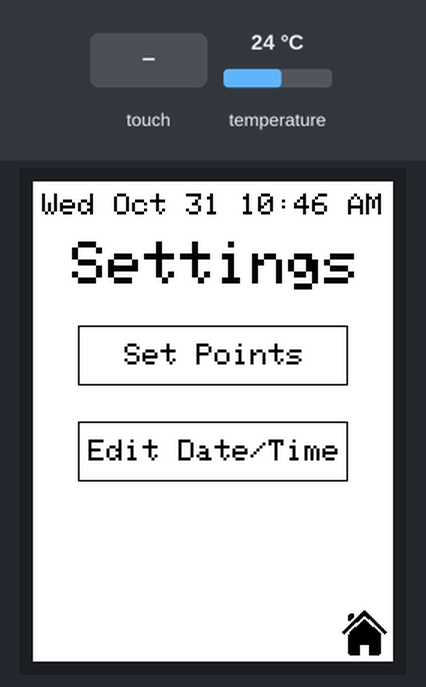
This sketch was run on a simulated Arduino Uno, built with avr-gcc and run on an emulated ATmega328P. Shown: 240×320 colour display. Inputs (shaded band) come from the test bench; at power-on: temperature 24 °C. What the sketch prints to the serial monitor is not drawn.

Above: at 1.4 s.
1.5 s: touch panel pressed at 13 % / 10 % of its raw x / y range
At 2.6 s:
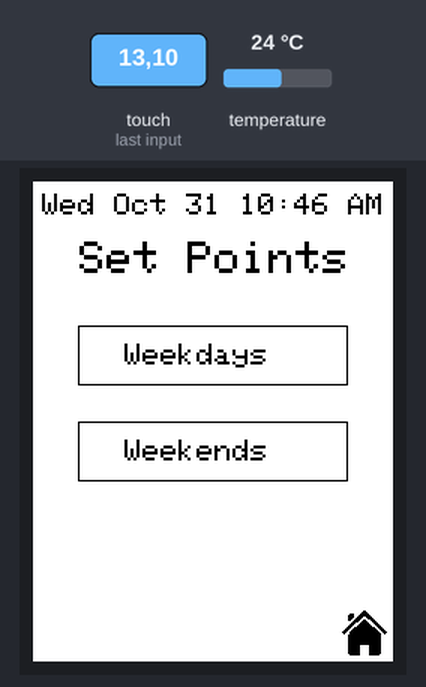
At 5.1 s:
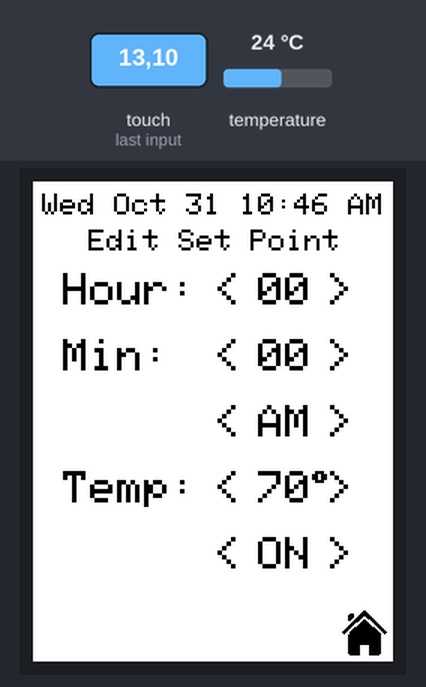
Timing chart, 0 to 6.6 s (numbered marks = the images above; inputs shaded):
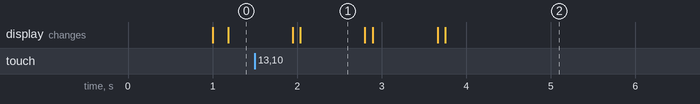

The sketch:

thermostat.ino
```cpp
/***************************************************
Arduino Thermostat
****************************************************/

#include <Adafruit_GFX.h>    // Core graphics library
#include <SPI.h>       // this is needed for display
#include <Adafruit_ILI9341.h>
#include <Wire.h>      // this is needed for FT6206
#include <Adafruit_FT6206.h>
#include <OneWire.h>   //for thermo
#include <DallasTemperature.h> //for thermo
#include <EEPROM.h> //for mem

// Color definitions
#define BLACK    0x0000
#define BLUE     0x001F
#define RED      0xF800
#define GREEN    0x07E0
#define CYAN     0x07FF
#define MAGENTA  0xF81F
#define YELLOW   0xFFE0
#define WHITE    0xFFFF
#define ONE_WIRE_BUS 5 //pin for thermo
// mem addresses of set points in eeprom
#define eeAddress0 = 0
#define eeAddress1 = sizeof(setPoint)
#define eeAddress2 = 2*sizeof(setPoint)
#define eeAddress3 = 3*sizeof(setPoint)
#define eeAddress4 = 4*sizeof(setPoint)
#define eeAddress5 = 5*sizeof(setPoint)
#define eeAddress6 = 6*sizeof(setPoint)
#define eeAddress7 = 7*sizeof(setPoint)

/* touch zone sizes */
uint16_t arrowSize3[] = {15, 21}; //width, height of a size 3 arrow
uint16_t bitmapLogoSize[] = {30, 30};
uint16_t settingsButtonSize[] = {180, 40};
uint16_t setPointButtonSize[] = {220, 20};

/* touch zone origins (top left corner) */
uint16_t home_setLeftArrow[] = {60, 176}; uint16_t home_setRightArrow[] = {138, 176};
uint16_t home_modeLeftArrow[] = {49, 240}; uint16_t home_modeRightArrow[] = {153, 240};
uint16_t home_holdButton[] = {0,0};

uint16_t settings_setPoints[] = {30, 96};
uint16_t settings_editTime[] = {30, 160};

uint16_t setPoints_weekdays[] = {30, 96};
uint16_t setPoints_weekends[] = {30, 160};

uint16_t edit_HourArrows[][2] = {{120, 61}, {177, 61}};
uint16_t edit_MinArrows[][2] = {{120, 105}, {177, 105}};
uint16_t edit_HalfArrows[][2] = {{120, 149}, {177, 149}};
uint16_t edit_TempArrows[][2] = {{120, 193}, {177, 193}};
uint16_t edit_StatusArrows[][2] = {{120, 237}, {177, 237}};

//first index is which button, second index is which x/y coord
uint16_t setPointPos[][2] = {{8, 118}, {8, 158}, {8, 198}, {8, 238}};

uint16_t br_cornerButton[] = {206, 286};

/* global information variables */
uint16_t backgroundColor = WHITE;
String screenState = "";
int setTemp = 75;
int currentTemp = 0;
int oldTemp = 0;
String dateTime = "Wed Oct 31 10:46 AM";
String modes[] = {"A/C", "HEAT", "AUTO", "OFF"};
int currentModeIndex = 0;

//mem variables
struct setPoint {
 int hour;
 int minute;
 bool half;
 int temp;
 bool status;
};

setPoint setPoints[8];

//variabled for thermo
OneWire oneWire(ONE_WIRE_BUS);
DallasTemperature sensors(&oneWire);

// home button bitmap
const unsigned char homeButton [] PROGMEM = {
// 'dynnamitt_home, 30x30px
0x00, 0x03, 0x00, 0x00, 0x00, 0x07, 0x80, 0x00, 0x07, 0x0f, 0xc0, 0x00, 0x0f, 0x1f, 0xe0, 0x00,
0x0f, 0x3c, 0xf0, 0x00, 0x0e, 0x78, 0x78, 0x00, 0x0c, 0xf3, 0x1c, 0x00, 0x01, 0xe7, 0x8e, 0x00,
0x03, 0x8f, 0xc7, 0x00, 0x07, 0x1f, 0xe3, 0x80, 0x0e, 0x3f, 0xf1, 0xc0, 0x1c, 0xff, 0xfc, 0xe0,
0x39, 0xff, 0xfe, 0x70, 0x73, 0xff, 0xff, 0x38, 0xe7, 0xff, 0xff, 0x9c, 0x47, 0xff, 0xff, 0xc8,
0x0f, 0xff, 0xff, 0xc0, 0x0f, 0xff, 0xff, 0xc0, 0x0f, 0xff, 0xff, 0xc0, 0x0f, 0xff, 0xff, 0xc0,
0x0f, 0xff, 0xff, 0xc0, 0x0f, 0xff, 0xff, 0xc0, 0x0f, 0xff, 0xff, 0xc0, 0x0f, 0xf0, 0x3f, 0xc0,
0x0f, 0xf0, 0x3f, 0xc0, 0x0f, 0xf0, 0x3f, 0xc0, 0x0f, 0xf0, 0x3f, 0xc0, 0x0f, 0xf0, 0x3f, 0xc0,
0x0f, 0xf0, 0x3f, 0xc0, 0x07, 0xf0, 0x3f, 0x80
};


// settings button
const unsigned char settingsButton [] PROGMEM = {
// 'Settings_black-512, 30x30px
0x00, 0x00, 0x00, 0x00, 0x00, 0x00, 0x00, 0x00, 0x00, 0x18, 0x60, 0x00, 0x00, 0x78, 0x78, 0x00,
0x00, 0xfc, 0xfc, 0x00, 0x00, 0xff, 0xfc, 0x00, 0x00, 0xff, 0xfc, 0x00, 0x00, 0xff, 0xfc, 0x00,
0x0f, 0xff, 0xff, 0xc0, 0x1f, 0xfc, 0xff, 0xe0, 0x1f, 0xf0, 0x3f, 0xe0, 0x3f, 0xe0, 0x1f, 0xf0,
0x3f, 0xc0, 0x0f, 0xf0, 0x0f, 0xc0, 0x07, 0xe0, 0x07, 0x80, 0x07, 0x80, 0x07, 0x80, 0x07, 0x80,
0x0f, 0xc0, 0x07, 0xc0, 0x3f, 0xc0, 0x0f, 0xf0, 0x3f, 0xe0, 0x0f, 0xf0, 0x1f, 0xf0, 0x1f, 0xe0,
0x1f, 0xf8, 0x7f, 0xe0, 0x0f, 0xff, 0xff, 0xc0, 0x00, 0xff, 0xfe, 0x00, 0x00, 0xff, 0xfc, 0x00,
0x00, 0xff, 0xfc, 0x00, 0x00, 0xfc, 0xfc, 0x00, 0x00, 0x7c, 0x78, 0x00, 0x00, 0x18, 0x60, 0x00,
0x00, 0x00, 0x00, 0x00, 0x00, 0x00, 0x00, 0x00
};

// The FT6206 uses hardware I2C (SCL/SDA)
Adafruit_FT6206 ctp = Adafruit_FT6206();

// The display also uses hardware SPI, plus #9 & #10
#define TFT_CS 10
#define TFT_DC 9
Adafruit_ILI9341 tft = Adafruit_ILI9341(TFT_CS, TFT_DC);

/*
* Setup
*/
void setup(void) {
while (!Serial);     // used for leonardo debugging

Serial.begin(115200);

tft.begin();

if (! ctp.begin(40)) {  // pass in 'sensitivity' coefficient
 Serial.println("Couldn't start FT6206 touchscreen controller");
 while (1);
}

int memAdd = 0;
for(int i = 0; i < 8; i++)
{
  EEPROM.get(memAdd, setPoints[i]);
  memAdd += sizeof(setPoint);
}
//if cooling
backgroundColor = WHITE;

tft.setRotation(2);
homePage();
}

/*
* Main Loop
*/
void loop() {
 oldTemp = currentTemp;
 sensors.requestTemperatures();
 currentTemp = (int)((sensors.getTempCByIndex(0) * 1.8) + 32);

// Retrieve a point
TS_Point p = ctp.getPoint();


if(screenState == "HOME"){

 if(oldTemp != currentTemp)
 {
   homePage();
 }

 //left set temp arrow
 if(isInTouchZone(home_setLeftArrow, arrowSize3[0], arrowSize3[1], p.x, p.y)){
   setTemp = setTemp - 1;
   homePage();
 }

 //right set temp arrow
 if(isInTouchZone(home_setRightArrow, arrowSize3[0], arrowSize3[1], p.x, p.y)){
   setTemp = setTemp + 1;
   homePage();
 }

 //left mode arrow
 if(isInTouchZone(home_modeLeftArrow, arrowSize3[0], arrowSize3[1], p.x, p.y)){

   if (currentModeIndex > 0){
     currentModeIndex -= 1;
   }
   else {
     currentModeIndex = 3;
   }
   homePage();
 }

 //right mode arrow
 if(isInTouchZone(home_modeRightArrow, arrowSize3[0], arrowSize3[1], p.x, p.y)){

   if (currentModeIndex < 3){
     currentModeIndex += 1;
   }
   else {
     currentModeIndex = 0;
   }
   homePage();
 }


 //settings button
 if(isInTouchZone(br_cornerButton, bitmapLogoSize[0], bitmapLogoSize[1], p.x, p.y)){

   settingsPage();
   return;
 }

}


if(screenState == "SETTINGS"){

 //Set points navigation button
 if(isInTouchZone(settings_setPoints, settingsButtonSize[0], settingsButtonSize[1], p.x, p.y)){

   setPointsChoicePage();
   return;
 }

 //edit date/time navigation button
 if(isInTouchZone(settings_editTime, settingsButtonSize[0], settingsButtonSize[1], p.x, p.y)){

   editDateTimePage();
   return;
 }

 //home button
 if(isInTouchZone(br_cornerButton, bitmapLogoSize[0], bitmapLogoSize[1], p.x, p.y)){

   homePage();
   return;
 }

}

if(screenState == "SET_POINTS_CHOICE"){

 //Weekday set points button
 if(isInTouchZone(setPoints_weekdays, settingsButtonSize[0], settingsButtonSize[1], p.x, p.y)){

   setPointsWeekdaysPage();
   return;
 }

 //Weekend set points button
 if(isInTouchZone(setPoints_weekends, settingsButtonSize[0], settingsButtonSize[1], p.x, p.y)){

   setPointsWeekendsPage();
   return;
 }

 //home button
 if(isInTouchZone(br_cornerButton, bitmapLogoSize[0], bitmapLogoSize[1], p.x, p.y)){

   homePage();
   return;
 }
}


if(screenState == "SETPOINTS_WEEKDAY" || screenState == "SETPOINTS_WEEKEND"){

 //Set point button position 1
 if(isInTouchZone(setPointPos[0], setPointButtonSize[0], setPointButtonSize[1], p.x, p.y)){

   if(screenState == "SETPOINTS_WEEKDAY"){
     editSetPoint(0);
   }
   else if(screenState == "SETPOINTS_WEEKEND"){
     editSetPoint(4);
   }
   return;
 }

  //Set point button position 2
 if(isInTouchZone(setPointPos[1], setPointButtonSize[0], setPointButtonSize[1], p.x, p.y)){

   if(screenState == "SETPOINTS_WEEKDAY"){
     editSetPoint(1);
   }
   else if(screenState == "SETPOINTS_WEEKEND"){
     editSetPoint(5);
   }
   return;
 }

  //Set point button position 3
 if(isInTouchZone(setPointPos[2], setPointButtonSize[0], setPointButtonSize[1], p.x, p.y)){

   if(screenState == "SETPOINTS_WEEKDAY"){
     editSetPoint(2);
   }
   else if(screenState == "SETPOINTS_WEEKEND"){
     editSetPoint(6);
   }
   return;
 }

  //Set point button position 4
 if(isInTouchZone(setPointPos[3], setPointButtonSize[0], setPointButtonSize[1], p.x, p.y)){

   if(screenState == "SETPOINTS_WEEKDAY"){
     editSetPoint(3);
   }
   else if(screenState == "SETPOINTS_WEEKEND"){
     editSetPoint(7);
   }
   return;
 }


 //home button
 if(isInTouchZone(br_cornerButton, bitmapLogoSize[0], bitmapLogoSize[1], p.x, p.y)){

   homePage();
   return;
 }
}

if(screenState == "EDIT_SETPOINT"){

}


if(screenState == "EDIT_DATETIME"){

 //home button
 if(isInTouchZone(br_cornerButton, bitmapLogoSize[0], bitmapLogoSize[1], p.x, p.y)){

   homePage();
   return;
 }
}


// Wait for a touch
//if (! ctp.touched()) {
 //return;
//}

//delay(250);

}


/*
* Home Page
*/
void homePage(){

screenState = "HOME";

header();
//display current temp
tft.setTextSize(11); tft.setCursor(55, 48); tft.print(currentTemp);
tft.setTextSize(5); tft.print((char)247);

//display set to block
tft.setTextSize(2); tft.setCursor(80, 152); tft.print("Set To");
tft.setTextSize(3); tft.setCursor(home_setLeftArrow[0], home_setLeftArrow[1]); tft.print("< "); tft.print(setTemp);
tft.setTextSize(2); tft.print((char)247);
tft.setTextSize(3); tft.setCursor(home_setRightArrow[0], home_setRightArrow[1]); tft.print(" >");

//display mode block
tft.setTextSize(2); tft.setCursor(92, 216); tft.print("Mode");
tft.setTextSize(3); tft.setCursor(home_modeLeftArrow[0], home_modeLeftArrow[1]); tft.print("< "); tft.print(modes[currentModeIndex]);
tft.setCursor(home_modeRightArrow[0], home_modeRightArrow[1]); tft.print(" >");

//display hold button
tft.drawRect(6, 286, 75, 29, BLACK);
tft.setTextSize(3); tft.setCursor(9, 291); tft.print("HOLD");

//display settings button
tft.drawBitmap(br_cornerButton[0], br_cornerButton[1], settingsButton, 30, 30, BLACK);

}

/*
* Settings Page
*/
void settingsPage(){

screenState = "SETTINGS";

header();

tft.setTextSize(4); tft.setCursor(26, 40); tft.print("Settings");

tft.drawRect(settings_setPoints[0], settings_setPoints[1], settingsButtonSize[0], settingsButtonSize[1], BLACK);
tft.setTextSize(2); tft.setCursor(61, 108); tft.print("Set Points");

tft.drawRect(settings_editTime[0], settings_editTime[1], settingsButtonSize[0], settingsButtonSize[1], BLACK);
tft.setTextSize(2); tft.setCursor(37, 172); tft.print("Edit Date/Time");

tft.drawBitmap(206, 286, homeButton, 30, 30, BLACK);
}

/*
* Set points choice navigation
*/
void setPointsChoicePage(){

screenState = "SET_POINTS_CHOICE";
header();

tft.setTextSize(3); tft.setCursor(31, 40); tft.print("Set Points");

tft.drawRect(setPoints_weekdays[0], setPoints_weekdays[1], settingsButtonSize[0], settingsButtonSize[1], BLACK);
tft.setTextSize(2); tft.setCursor(61, 108); tft.print("Weekdays");

tft.drawRect(setPoints_weekends[0], setPoints_weekends[1], settingsButtonSize[0], settingsButtonSize[1], BLACK);
tft.setTextSize(2); tft.setCursor(61, 172); tft.print("Weekends");

tft.drawBitmap(206, 286, homeButton, 30, 30, BLACK);
}

/*
* Set points
*/
void setPointsWeekdaysPage(){

 screenState = "SETPOINTS_WEEKDAY";
header();

tft.setTextSize(2); tft.setCursor(10, 40); tft.print("Weekday Set Points");
tft.setTextSize(2); tft.setCursor(10, 80); tft.print("Click one to edit");

//set point 1

tft.drawRect(8, 118, 220, 20, BLACK);
tft.setTextSize(2); tft.setCursor(10, 120); tft.print("01:");
tft.setTextSize(2); tft.setCursor(50, 120); tft.print("30");
tft.setTextSize(2); tft.setCursor(90, 120); tft.print("PM");
tft.setTextSize(2); tft.setCursor(140, 120); tft.print("70");tft.setTextSize(1); tft.print((char)247);
tft.setTextSize(2); tft.setCursor(200, 120); tft.print("ON");

//set point 2
tft.drawRect(8, 158, 220, 20, BLACK);
tft.setTextSize(2); tft.setCursor(10, 160); tft.print("01:");
tft.setTextSize(2); tft.setCursor(50, 160); tft.print("30");
tft.setTextSize(2); tft.setCursor(90, 160); tft.print("PM");
tft.setTextSize(2); tft.setCursor(140, 160); tft.print("70");tft.setTextSize(1); tft.print((char)247);
tft.setTextSize(2); tft.setCursor(200, 160); tft.print("ON");

//set point 3
tft.drawRect(8, 198, 220, 20, BLACK);
tft.setTextSize(2); tft.setCursor(10, 200); tft.print("01:");
tft.setTextSize(2); tft.setCursor(50, 200); tft.print("30");
tft.setTextSize(2); tft.setCursor(90, 200); tft.print("PM");
tft.setTextSize(2); tft.setCursor(140, 200); tft.print("70");tft.setTextSize(1); tft.print((char)247);
tft.setTextSize(2); tft.setCursor(200, 200); tft.print("ON");


//set point 4
tft.drawRect(8, 238, 220, 20, BLACK);
tft.setTextSize(2); tft.setCursor(10, 240); tft.print("01:");
tft.setTextSize(2); tft.setCursor(50, 240); tft.print("30");
tft.setTextSize(2); tft.setCursor(90, 240); tft.print("PM");
tft.setTextSize(2); tft.setCursor(140, 240); tft.print("70");tft.setTextSize(1); tft.print((char)247);
tft.setTextSize(2); tft.setCursor(200, 240); tft.print("ON");


tft.drawBitmap(206, 286, homeButton, 30, 30, BLACK);
}

void setPointsWeekendsPage(){
 screenState = "SETPOINTS_WEEKEND";
header();

tft.setTextSize(2); tft.setCursor(10, 40); tft.print("Weekend Set Points");
tft.setTextSize(2); tft.setCursor(10, 80); tft.print("Click one to edit");

//set point 1

tft.drawRect(8, 118, 220, 20, BLACK);
tft.setTextSize(2); tft.setCursor(10, 120); tft.print("01:");
tft.setTextSize(2); tft.setCursor(50, 120); tft.print("30");
tft.setTextSize(2); tft.setCursor(90, 120); tft.print("PM");
tft.setTextSize(2); tft.setCursor(140, 120); tft.print("70");tft.setTextSize(1); tft.print((char)247);
tft.setTextSize(2); tft.setCursor(200, 120); tft.print("ON");

//set point 2
tft.drawRect(8, 158, 220, 20, BLACK);
tft.setTextSize(2); tft.setCursor(10, 160); tft.print("01:");
tft.setTextSize(2); tft.setCursor(50, 160); tft.print("30");
tft.setTextSize(2); tft.setCursor(90, 160); tft.print("PM");
tft.setTextSize(2); tft.setCursor(140, 160); tft.print("70");tft.setTextSize(1); tft.print((char)247);
tft.setTextSize(2); tft.setCursor(200, 160); tft.print("ON");

//set point 3
tft.drawRect(8, 198, 220, 20, BLACK);
tft.setTextSize(2); tft.setCursor(10, 200); tft.print("01:");
tft.setTextSize(2); tft.setCursor(50, 200); tft.print("30");
tft.setTextSize(2); tft.setCursor(90, 200); tft.print("PM");
tft.setTextSize(2); tft.setCursor(140, 200); tft.print("70");tft.setTextSize(1); tft.print((char)247);
tft.setTextSize(2); tft.setCursor(200, 200); tft.print("ON");


//set point 4
tft.drawRect(8, 238, 220, 20, BLACK);
tft.setTextSize(2); tft.setCursor(10, 240); tft.print("01:");
tft.setTextSize(2); tft.setCursor(50, 240); tft.print("30");
tft.setTextSize(2); tft.setCursor(90, 240); tft.print("PM");
tft.setTextSize(2); tft.setCursor(140, 240); tft.print("70");tft.setTextSize(1); tft.print((char)247);
tft.setTextSize(2); tft.setCursor(200, 240); tft.print("ON");


tft.drawBitmap(206, 286, homeButton, 30, 30, BLACK);
}


int editSetPoint(int pointNum){

 screenState = "EDIT_SETPOINT";
 header();

 printCenteredText("Edit Set Point", 2, 32);

// hours
 tft.setTextSize(3); tft.setCursor(20, 61); tft.print("Hour:");
 tft.setTextSize(3); tft.setCursor(120, 61); tft.print("< ");
 tft.setTextSize(3); tft.setCursor(150, 61); tft.print("00");
 tft.setTextSize(3); tft.setCursor(177, 61); tft.print(" >");

  // minutes
 tft.setTextSize(3); tft.setCursor(20, 105); tft.print("Min:");
 tft.setTextSize(3); tft.setCursor(120, 105); tft.print("< ");
 tft.setTextSize(3); tft.setCursor(150, 105); tft.print("00");
 tft.setTextSize(3); tft.setCursor(177, 105); tft.print(" >");

  // AM/PM
 tft.setTextSize(3); tft.setCursor(120, 149); tft.print("< ");
 tft.setTextSize(3); tft.setCursor(150, 149); tft.print("AM");
 tft.setTextSize(3); tft.setCursor(177, 149); tft.print(" >");

  // degrees
 tft.setTextSize(3); tft.setCursor(20, 193); tft.print("Temp:");
 tft.setTextSize(3); tft.setCursor(120, 193); tft.print("< ");
 tft.setTextSize(3); tft.setCursor(150, 193); tft.print("70");tft.setTextSize(2); tft.print((char)247);
 tft.setTextSize(3); tft.setCursor(177, 193); tft.print(" >");

  // on/off
 tft.setTextSize(3); tft.setCursor(120, 237); tft.print("< ");
 tft.setTextSize(3); tft.setCursor(150, 237); tft.print("ON");
 tft.setTextSize(3); tft.setCursor(177, 237); tft.print(" >");

 tft.drawBitmap(206, 286, homeButton, 30, 30, BLACK);

 return 0;
}


void editDateTimePage(){

screenState = "EDIT_DATETIME";
header();

tft.setTextSize(3); tft.setCursor(26, 40); tft.print("Edit Date/Time");
tft.drawBitmap(206, 286, homeButton, 30, 30, BLACK);
}


void header(){
tft.fillScreen(backgroundColor);
tft.setTextColor(BLACK);
tft.setTextSize(2); tft.setCursor(6,8); tft.print("Wed Oct 31 10:46 AM");
}


bool isInTouchZone(uint16_t coord_arr[], int box_width, int box_height, int x_point, int y_point){
 //box_width/height are the bounds of the actual object (character/square/etc) we are making the zone for

 int margin = 4; //safe zone of 4 px
 int x_min = coord_arr[0] - margin;
 int y_min = coord_arr[1] - margin;
 int x_max = coord_arr[0] + box_width + (margin);
 int y_max = coord_arr[1] + box_height + (margin);

 tft.drawRect(x_min, y_min, (x_max-x_min), (y_max-y_min), RED);

 if((x_min < x_point) && (x_point < x_max)){

   if((y_min < y_point) && (y_point < y_max)){

     return true;
   }
 }
 else {
   return false;
 }
}

void printCenteredText(String text, uint16_t size, uint16_t y_pos){

 uint16_t x_pos = (240 - ((text.length()  * 5 * size) + ((text.length() - 1) * size))) / 2;

 Serial.println("print centered text info");
 Serial.println(text.length());
 Serial.println(x_pos);

 tft.setTextSize(size); tft.setCursor(x_pos, y_pos); tft.print(text);

}
```

Measured:
- after the input at 1.5 s, the display: first differs from a run without the input after 0.54 s (image 1)
- what the display in image 1 shows lasts 0.8 s, from 2.0 s to 2.8 s
